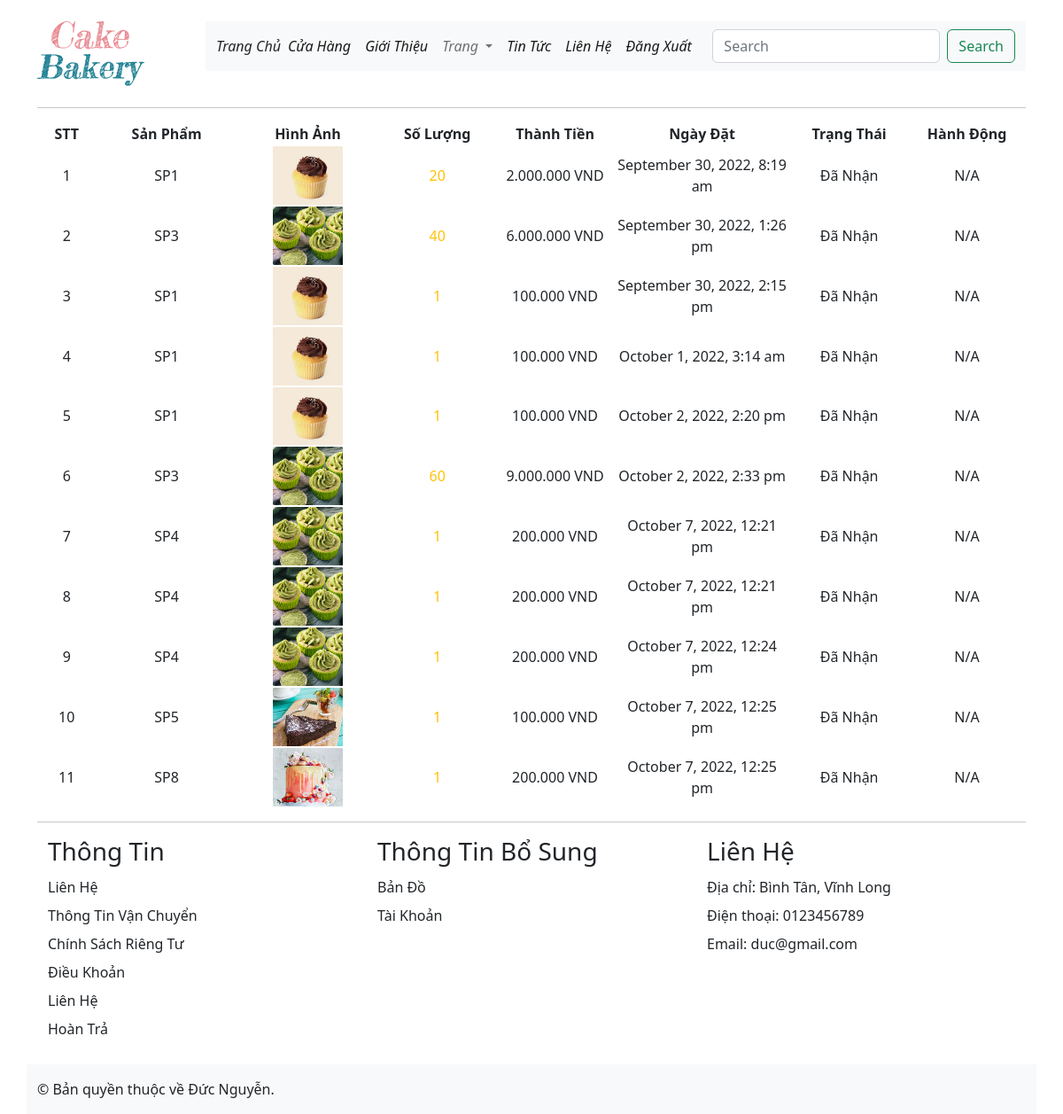
Screenshot of /orderdetails.php (signed in) with the database file from the repository.
### tables this page shows
CREATE TABLE `tbl_order` (
  `id` int(11) NOT NULL,
  `productId` int(11) UNSIGNED NOT NULL,
  `productName` varchar(255) NOT NULL,
  `customer_id` int(11) UNSIGNED NOT NULL,
  `quantity` int(11) NOT NULL,
  `total` int(11) NOT NULL,
  `image` varchar(255) NOT NULL,
  `status` int(11) NOT NULL DEFAULT 0,
  `date_order` timestamp NOT NULL DEFAULT current_timestamp()
);

### classes/cart.php (called while the page is built, shortened)
<?php
    $filepath = realpath(dirname(__FILE__));
    include_once($filepath.'/../lib/database.php');
    include_once($filepath.'/../helpers/format.php');
?>
<?php
    class cart
    {
        private $db;
        public function __construct()
        {
            $this->db = new Database();
        }
        public function get_cart_ordered($customer_id) {
            $query = "SELECT * FROM tbl_order WHERE customer_id = '$customer_id'";
            $get_cart_ordered = $this->db->select($query);
            return $get_cart_ordered;
        }
    }
?>

### lib/database.php (called while the page is built, shortened)
<?php
Class Database{
    public $host   = DB_HOST;
    public $user   = DB_USER;
    public $pass   = DB_PASS;
    public $dbname = DB_NAME;
    public $link;
    private function connectDB(){
        $this->link = new mysqli($this->host, $this->user, $this->pass, $this->dbname);
        mysqli_set_charset($this->link,"utf8");
    }
    public function select($query){
    $result = $this->link->query($query) or
    die($this->link->error.__LINE__);
    if($result->num_rows > 0){
        return $result;
    } else {
        return false;
    }
    }
}

### lib/session.php (called while the page is built, shortened)
<?php
class Session{
    public static function get($key){
        if (isset($_SESSION[$key])) {
            return $_SESSION[$key];
        } else {
            return false;
        }
    }
}
?>

### helpers/format.php (called while the page is built, shortened)
<?php
class Format {
    public function formatDate($date){
        return date('F j, Y, g:i a', strtotime($date));
    }
    public function format_currency($n = 0) {
        $n = (string)$n;
        $n = strrev($n);
        $res='';
        for($i=0;$i < strlen($n);$i++){
            if($i%3==0 && $i!=0) {
            $res.='.';
        }
            $res.=$n[$i];
        }
        $res = strrev($res);
        return $res;
    }
}
?>

### orderdetails.php (the view, shortened to what this page needs)
<?php
	include('inc/header.php');
?>
                <div class="row text-center">
                    <div class="col-12">
                        <table>
                            <thead>
                                <tr>
								<th style="width:5%">STT</th>
								<th style="width:12%">Sản Phẩm</th>
								<th style="width:12%">Hình Ảnh</th>
								<th style="width:10%">Số Lượng</th>
								<th style="width:10%">Thành Tiền</th>
								<th style="width:15%">Ngày Đặt</th>
								<th style="width:10%">Trạng Thái</th>
								<th style="width:10%">Hành Động</th>
                                </tr>
                            </thead>
                            <?php
								$customer_id = Session::get('customer_id');
								$get_cart_ordered = $ct->get_cart_ordered($customer_id);
								if($get_cart_ordered) {
									$i = 0;
									while($result = $get_cart_ordered->fetch_assoc()) {
										$i++;
							?>
                            <tbody>
                                <tr>
                                    <td><?php echo $i;?></td>
                                    <td><a href="#"></a><?php echo $result['productName'] ?></td>
                                    <td><a href="#"><img img style="width:50%" src="admin/uploads/<?php echo $result['image'] ?>" alt=""/></a></td>
                                    <td><a class="text-decoration-none text-warning" href="#"><?php echo $result['quantity'] ?></a></td>
									<td><?php echo $fm->format_currency($result['total']). " "."VND"; ?></td>
                                    <td>
										<?php
											echo $fm->formatDate($result['date_order']);
										?>
                                    </td>
                                    <td>
										<?php
										if($result['status'] == '0') {
											echo 'Đang xử lý';
										}
										else if($result['status'] == '1'){
										?>
										<span>Đang giao...</span>
										<?php
										}else {
											echo 'Đã Nhận';
										}
										?>
                                    </td>
									<?php
										if($result['status'] == '0') {
									?>
									<td><a class="btn btn-danger" href="?delid=<?php echo $result['id'];?>&total=<?php echo $result['total'] ?>&time=<?php echo $result['date_order'] ?>">Xóa</a></td>
									<?php
										}else if($result['status'] =='1'){
									?>
									<td><a class="btn btn-success" href="?confirmid=<?php echo $customer_id;?>&productId=<?php echo $result['productId']?>&quantity=<?php echo $result['quantity']?>&total=<?php echo $result['total']?>&time=<?php echo $result['date_order'] ?>">Xác nhận</a></td>
									<?php
									}else if($result['status'] =='2'){
									?>
									<td><?php echo 'N/A' ?></td>
									<?php
									}
									?>
                                </tr>
                            </tbody>
                            <?php
								}
							}
							?>
                        </table>
                    </div>
                </div>
<?php
	include('inc/footer.php');
?>

### rows the page displays
tbl_order: productName "SP1", image (picture), quantity "20", total "2.000.000", date_order "September 30, 2022, 8:19 am", status "Đã Nhận"
tbl_order: productName "SP3", image (picture), quantity "40", total "6.000.000", date_order "September 30, 2022, 1:26 pm", status "Đã Nhận"
tbl_order: productName "SP1", image (picture), quantity "1", total "100.000", date_order "September 30, 2022, 2:15 pm", status "Đã Nhận"
tbl_order: productName "SP1", image (picture), quantity "1", total "100.000", date_order "October 1, 2022, 3:14 am", status "Đã Nhận"
tbl_order: productName "SP1", image (picture), quantity "1", total "100.000", date_order "October 2, 2022, 2:20 pm", status "Đã Nhận"
tbl_order: productName "SP3", image (picture), quantity "60", total "9.000.000", date_order "October 2, 2022, 2:33 pm", status "Đã Nhận"
tbl_order: productName "SP4", image (picture), quantity "1", total "200.000", date_order "October 7, 2022, 12:21 pm", status "Đã Nhận"
tbl_order: productName "SP4", image (picture), quantity "1", total "200.000", date_order "October 7, 2022, 12:21 pm", status "Đã Nhận"
tbl_order: productName "SP4", image (picture), quantity "1", total "200.000", date_order "October 7, 2022, 12:24 pm", status "Đã Nhận"
tbl_order: productName "SP5", image (picture), quantity "1", total "100.000", date_order "October 7, 2022, 12:25 pm", status "Đã Nhận"
tbl_order: productName "SP8", image (picture), quantity "1", total "200.000", date_order "October 7, 2022, 12:25 pm", status "Đã Nhận"
